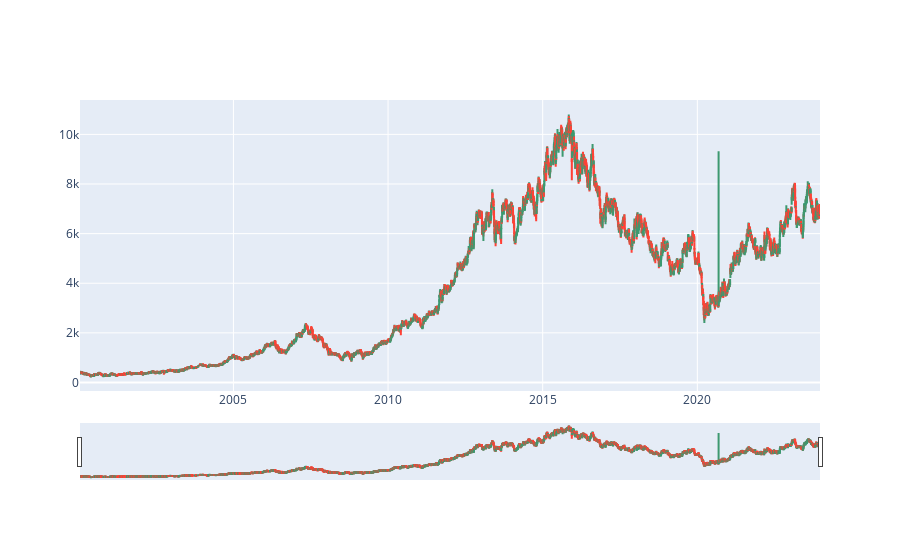

The code cell stored with this chart in its notebook:
### Code cell
stonks = go.Figure(go.Candlestick(x=data.index,
                                   open=data['Open'],
                                   high=data['High'],
                                   low=data['Low'],
                                   close=data['Close'],
                                   
                                   name=f'{stock} Stock Chart'))

stonks.show()

### Figure 1 — Plotly figure (JSON) as saved in the notebook; plotly's stock layout.template omitted (floating-point values rounded to 4 significant figures; data arrays with more than 128 entries replaced by an {"elided": "..."} marker saying what was removed)
{"data": [{"close": {"elided": "6142 float values"}, "high": {"elided": "6142 float values"}, "low": {"elided": "6142 float values"}, "name": "WHL.JO Stock Chart", "open": {"elided": "6142 float values"}, "type": "candlestick", "x": {"elided": "6142 str values"}}], "layout": {}}
